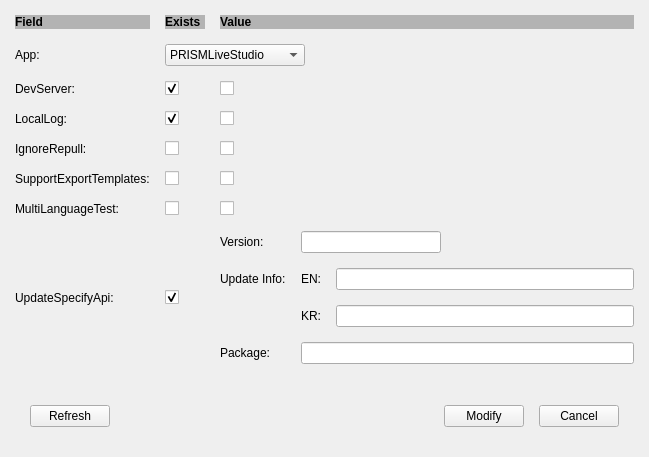
<?xml version="1.0" encoding="UTF-8"?>
<ui version="4.0">
 <class>Widget</class>
 <widget class="QWidget" name="Widget">
  <property name="geometry">
   <rect>
    <x>0</x>
    <y>0</y>
    <width>649</width>
    <height>457</height>
   </rect>
  </property>
  <property name="windowTitle">
   <string>Registry</string>
  </property>
  <property name="styleSheet">
   <string notr="true">#label_8, #label_9, #label_10 {
	font-weight: 600;
    
	background-color: rgb(179, 179, 179);
}</string>
  </property>
  <layout class="QVBoxLayout" name="verticalLayout">
   <property name="spacing">
    <number>0</number>
   </property>
   <property name="leftMargin">
    <number>15</number>
   </property>
   <property name="topMargin">
    <number>15</number>
   </property>
   <property name="rightMargin">
    <number>15</number>
   </property>
   <property name="bottomMargin">
    <number>15</number>
   </property>
   <item>
    <layout class="QGridLayout" name="gridLayout_2">
     <property name="leftMargin">
      <number>0</number>
     </property>
     <property name="topMargin">
      <number>0</number>
     </property>
     <property name="rightMargin">
      <number>0</number>
     </property>
     <property name="bottomMargin">
      <number>0</number>
     </property>
     <property name="spacing">
      <number>15</number>
     </property>
     <item row="1" column="0">
      <widget class="QLabel" name="label_2">
       <property name="text">
        <string>App:</string>
       </property>
      </widget>
     </item>
     <item row="4" column="1">
      <widget class="QCheckBox" name="ignoreRepullExists">
       <property name="text">
        <string/>
       </property>
      </widget>
     </item>
     <item row="4" column="2">
      <widget class="QCheckBox" name="ignoreRepull">
       <property name="text">
        <string/>
       </property>
      </widget>
     </item>
     <item row="3" column="1">
      <widget class="QCheckBox" name="localLogExists">
       <property name="text">
        <string/>
       </property>
       <property name="checked">
        <bool>true</bool>
       </property>
      </widget>
     </item>
     <item row="3" column="0">
      <widget class="QLabel" name="label_11">
       <property name="text">
        <string>LocalLog:</string>
       </property>
      </widget>
     </item>
     <item row="7" column="2">
      <widget class="QWidget" name="updateSpecifyApi" native="true">
       <layout class="QGridLayout" name="gridLayout">
        <property name="leftMargin">
         <number>0</number>
        </property>
        <property name="topMargin">
         <number>0</number>
        </property>
        <property name="rightMargin">
         <number>0</number>
        </property>
        <property name="bottomMargin">
         <number>0</number>
        </property>
        <property name="spacing">
         <number>15</number>
        </property>
        <item row="0" column="1" colspan="2">
         <widget class="QLineEdit" name="version">
          <property name="maximumSize">
           <size>
            <width>140</width>
            <height>16777215</height>
           </size>
          </property>
         </widget>
        </item>
        <item row="3" column="0">
         <widget class="QLabel" name="label_4">
          <property name="text">
           <string>Package:</string>
          </property>
         </widget>
        </item>
        <item row="2" column="1">
         <widget class="QLabel" name="label_7">
          <property name="text">
           <string>KR:</string>
          </property>
         </widget>
        </item>
        <item row="0" column="0">
         <widget class="QLabel" name="label_3">
          <property name="text">
           <string>Version:</string>
          </property>
         </widget>
        </item>
        <item row="2" column="2">
         <widget class="QLineEdit" name="updateInfoKr"/>
        </item>
        <item row="1" column="0">
         <widget class="QLabel" name="label_5">
          <property name="text">
           <string>Update Info:</string>
          </property>
         </widget>
        </item>
        <item row="3" column="1" colspan="2">
         <widget class="QLineEdit" name="pkg"/>
        </item>
        <item row="1" column="1">
         <widget class="QLabel" name="label_6">
          <property name="text">
           <string>EN:</string>
          </property>
         </widget>
        </item>
        <item row="1" column="2">
         <widget class="QLineEdit" name="updateInfoEn"/>
        </item>
       </layout>
      </widget>
     </item>
     <item row="2" column="0">
      <widget class="QLabel" name="label">
       <property name="text">
        <string>DevServer:</string>
       </property>
      </widget>
     </item>
     <item row="5" column="0">
      <widget class="QLabel" name="label_14">
       <property name="text">
        <string>SupportExportTemplates:</string>
       </property>
      </widget>
     </item>
     <item row="1" column="1" colspan="2">
      <widget class="QComboBox" name="app">
       <property name="maximumSize">
        <size>
         <width>140</width>
         <height>16777215</height>
        </size>
       </property>
       <item>
        <property name="text">
         <string>PRISMLiveStudio</string>
        </property>
       </item>
       <item>
        <property name="text">
         <string>PRISMLens</string>
        </property>
       </item>
      </widget>
     </item>
     <item row="0" column="0">
      <widget class="QLabel" name="label_8">
       <property name="text">
        <string>Field</string>
       </property>
      </widget>
     </item>
     <item row="3" column="2">
      <widget class="QCheckBox" name="localLog">
       <property name="text">
        <string/>
       </property>
      </widget>
     </item>
     <item row="2" column="2">
      <widget class="QCheckBox" name="devServer">
       <property name="text">
        <string/>
       </property>
      </widget>
     </item>
     <item row="4" column="0">
      <widget class="QLabel" name="label_13">
       <property name="text">
        <string>IgnoreRepull:</string>
       </property>
      </widget>
     </item>
     <item row="5" column="1">
      <widget class="QCheckBox" name="supportExportTemplatesExists">
       <property name="text">
        <string/>
       </property>
      </widget>
     </item>
     <item row="0" column="2">
      <widget class="QLabel" name="label_10">
       <property name="text">
        <string>Value</string>
       </property>
      </widget>
     </item>
     <item row="7" column="1">
      <widget class="QCheckBox" name="updateSpecifyApiExists">
       <property name="text">
        <string/>
       </property>
       <property name="checked">
        <bool>true</bool>
       </property>
      </widget>
     </item>
     <item row="2" column="1">
      <widget class="QCheckBox" name="devServerExists">
       <property name="text">
        <string/>
       </property>
       <property name="checked">
        <bool>true</bool>
       </property>
      </widget>
     </item>
     <item row="5" column="2">
      <widget class="QCheckBox" name="supportExportTemplates">
       <property name="text">
        <string/>
       </property>
      </widget>
     </item>
     <item row="7" column="0">
      <widget class="QLabel" name="label_12">
       <property name="text">
        <string>UpdateSpecifyApi:</string>
       </property>
      </widget>
     </item>
     <item row="0" column="1">
      <widget class="QLabel" name="label_9">
       <property name="minimumSize">
        <size>
         <width>40</width>
         <height>0</height>
        </size>
       </property>
       <property name="text">
        <string>Exists</string>
       </property>
      </widget>
     </item>
     <item row="6" column="0">
      <widget class="QLabel" name="label_15">
       <property name="text">
        <string>MultiLanguageTest:</string>
       </property>
      </widget>
     </item>
     <item row="6" column="1">
      <widget class="QCheckBox" name="multiLanguageTestExists">
       <property name="text">
        <string/>
       </property>
      </widget>
     </item>
     <item row="6" column="2">
      <widget class="QCheckBox" name="multiLanguageTest">
       <property name="text">
        <string/>
       </property>
      </widget>
     </item>
    </layout>
   </item>
   <item>
    <spacer name="verticalSpacer">
     <property name="orientation">
      <enum>Qt::Vertical</enum>
     </property>
     <property name="sizeHint" stdset="0">
      <size>
       <width>20</width>
       <height>0</height>
      </size>
     </property>
    </spacer>
   </item>
   <item>
    <layout class="QHBoxLayout" name="horizontalLayout">
     <property name="spacing">
      <number>15</number>
     </property>
     <property name="leftMargin">
      <number>15</number>
     </property>
     <property name="topMargin">
      <number>15</number>
     </property>
     <property name="rightMargin">
      <number>15</number>
     </property>
     <property name="bottomMargin">
      <number>15</number>
     </property>
     <item>
      <widget class="QPushButton" name="refresh">
       <property name="text">
        <string>Refresh</string>
       </property>
      </widget>
     </item>
     <item>
      <spacer name="horizontalSpacer">
       <property name="orientation">
        <enum>Qt::Horizontal</enum>
       </property>
       <property name="sizeHint" stdset="0">
        <size>
         <width>40</width>
         <height>20</height>
        </size>
       </property>
      </spacer>
     </item>
     <item>
      <widget class="QPushButton" name="modify">
       <property name="text">
        <string>Modify</string>
       </property>
      </widget>
     </item>
     <item>
      <widget class="QPushButton" name="cancel">
       <property name="text">
        <string>Cancel</string>
       </property>
      </widget>
     </item>
    </layout>
   </item>
  </layout>
 </widget>
 <resources/>
 <connections>
  <connection>
   <sender>devServerExists</sender>
   <signal>toggled(bool)</signal>
   <receiver>devServer</receiver>
   <slot>setEnabled(bool)</slot>
   <hints>
    <hint type="sourcelabel">
     <x>139</x>
     <y>91</y>
    </hint>
    <hint type="destinationlabel">
     <x>385</x>
     <y>91</y>
    </hint>
   </hints>
  </connection>
  <connection>
   <sender>localLogExists</sender>
   <signal>toggled(bool)</signal>
   <receiver>localLog</receiver>
   <slot>setEnabled(bool)</slot>
   <hints>
    <hint type="sourcelabel">
     <x>139</x>
     <y>121</y>
    </hint>
    <hint type="destinationlabel">
     <x>385</x>
     <y>121</y>
    </hint>
   </hints>
  </connection>
  <connection>
   <sender>updateSpecifyApiExists</sender>
   <signal>toggled(bool)</signal>
   <receiver>updateSpecifyApi</receiver>
   <slot>setEnabled(bool)</slot>
   <hints>
    <hint type="sourcelabel">
     <x>139</x>
     <y>212</y>
    </hint>
    <hint type="destinationlabel">
     <x>385</x>
     <y>212</y>
    </hint>
   </hints>
  </connection>
 </connections>
</ui>
